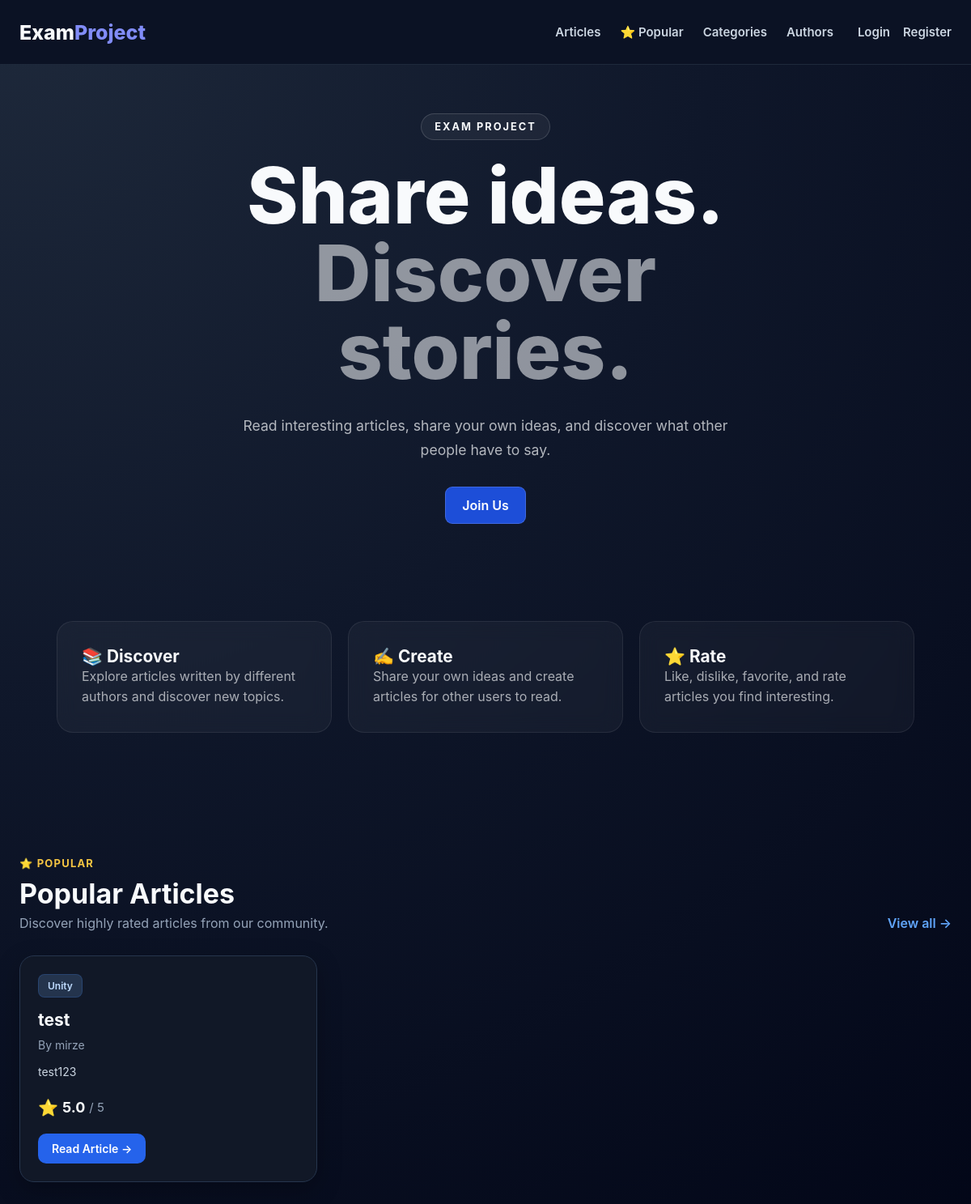
The page / on the database its author committed.
### articles/models.py (models this page shows, shortened)
class Article(models.Model):
    title = models.CharField(
        max_length=200
    )
    image = models.ImageField(
        upload_to="articles/",
        blank=True,
        null=True
    )
    content = models.TextField()
    category = models.ForeignKey(
        Category,
        on_delete=models.SET_NULL,
        null=True,
        related_name="articles"
    )
    author = models.ForeignKey(
        User,
        on_delete=models.CASCADE,
        related_name="articles"
    )
    created_at = models.DateTimeField(
        auto_now_add=True
    )
    updated_at = models.DateTimeField(
        auto_now=True
    )
    status = models.CharField(
        max_length=20,
        choices=[
            ("pending", "Pending"),
            ("published", "Published"),
        ],
        default="pending"
    )
    likes = models.ManyToManyField(
        User,
        related_name="liked_articles",
        blank=True
    )
    dislikes = models.ManyToManyField(
        User,
        related_name="disliked_articles",
        blank=True
    )
    favorites = models.ManyToManyField(
        User,
        related_name="favorite_articles",
        blank=True
    )

class Category(models.Model):
    name = models.CharField(
        max_length=100,
        unique=True
    )

### exam_project/urls.py (the view)
# urls.py: path("", home, name="home"),
def home(request):
    popular_articles = Article.objects.filter(
        status="published"
    ).annotate(
        average_rating=Avg("ratings__value")
    ).filter(
        average_rating__gte=4
    ).select_related(
        "author",
        "category"
    ).prefetch_related(
        "ratings",
        "likes",
        "dislikes",
        "favorites"
    ).order_by(
        "-average_rating",
        "-created_at"
    )[:3]
    return render(request, "home.html", {
        "popular_articles": popular_articles
    })

### templates/home.html (shortened to what this page needs)
{% extends "base.html" %}
{% block content %}
<section class="hero">
    <div class="hero-content">
        <span class="hero-badge">
            EXAM PROJECT
        </span>
        <h1>
            Share ideas.<br>
            <span>Discover stories.</span>
        </h1>
        <p>
            Read interesting articles, share your own ideas,
            and discover what other people have to say.
        </p>
        {% if user.is_authenticated %}
            <a href="{% url 'article_list' %}"
               class="btn btn-secondary">
                Browse Articles
            </a>
        {% else %}
            <a href="{% url 'register' %}"
               class="btn btn-secondary">
                Join Us
            </a>
        {% endif %}
    </div>
</section>
<section class="features">
    <div class="feature-card">
        <h3>📚 Discover</h3>
        <p>
            Explore articles written by different authors
            and discover new topics.
        </p>
    </div>
    <div class="feature-card">
        <h3>✍️ Create</h3>
        <p>
            Share your own ideas and create articles
            for other users to read.
        </p>
    </div>
    <div class="feature-card">
        <h3>⭐ Rate</h3>
        <p>
            Like, dislike, favorite, and rate articles
            you find interesting.
        </p>
    </div>
</section>
<section class="popular-home">
    <div class="popular-home-header">
        <div>
            <span class="popular-label">
                ⭐ POPULAR
            </span>
            <h2>
                Popular Articles
            </h2>
            <p>
                Discover highly rated articles from our community.
            </p>
        </div>
        <a href="{% url 'popular_articles' %}"
           class="popular-view-all">
            View all →
        </a>
    </div>
    {% if popular_articles %}
        <div class="popular-home-grid">
            {% for article in popular_articles %}
                <article class="popular-home-card">
                    <div class="popular-home-content">
                        {% if article.category %}
                            <span class="article-category">
                                {{ article.category.name }}
                            </span>
                        {% endif %}
                        <h3>
                            {{ article.title }}
                        </h3>
                        <p class="popular-home-author">
                            By {{ article.author.username }}
                        </p>
                        <p class="popular-home-preview">
                            {{ article.content|truncatewords:18 }}
                        </p>
                        <div class="popular-home-rating">
                            <span>
                                ⭐
                            </span>
                            <strong>
                                {{ article.average_rating|floatformat:1 }}
                            </strong>
                            <span>
                                / 5
                            </span>
                        </div>
                        <a
                            href="{% url 'article_detail' article.id %}"
                            class="popular-read-button"
                        >
                            Read Article →
                        </a>
                    </div>
                </article>
            {% endfor %}
        </div>
    {% endif %}
</section>
{% endblock %}

### static/css/style.css (style rules this page uses)
* { margin: 0; padding: 0; box-sizing: border-box; }
body { font-family: Inter, -apple-system, BlinkMacSystemFont, "Segoe UI", sans-serif; background: radial-gradient( circle at top left, #1e293b, #0f172a 45%, #020617 ); color: #f8fafc; min-height: 100vh; }
.hero { min-height: 520px; display: flex; align-items: center; justify-content: center; text-align: center; padding: 60px 20px; }
.hero-content { max-width: 800px; }
.hero-badge { display: inline-block; padding: 8px 16px; margin-bottom: 20px; border: 1px solid rgba(255, 255, 255, 0.15); border-radius: 999px; font-size: 0.8rem; font-weight: 700; letter-spacing: 2px; background: rgba(255, 255, 255, 0.05); }
.hero h1 { margin: 0; font-size: clamp(3rem, 8vw, 6rem); line-height: 1; font-weight: 800; }
.hero h1 span { opacity: 0.55; }
.hero p { max-width: 600px; margin: 30px auto; font-size: 1.1rem; line-height: 1.7; opacity: 0.7; }
.btn-secondary { background: rgba(255, 255, 255, 0.08); border: 1px solid rgba(255, 255, 255, 0.15); }
.features { max-width: 1100px; margin: 0 auto; padding: 60px 20px; display: grid; grid-template-columns: repeat(3, 1fr); gap: 20px; }
.feature-card { padding: 30px; border: 1px solid rgba(255, 255, 255, 0.08); border-radius: 20px; background: rgba(255, 255, 255, 0.04); backdrop-filter: blur(12px); }
.feature-card h3 { margin-top: 0; font-size: 1.3rem; }
.feature-card p { line-height: 1.6; opacity: 0.65; }
.article-category { background: #1e3a8a; color: #bfdbfe; padding: 5px 10px; border-radius: 6px; }
.btn.btn-secondary { display: inline-block; text-decoration: none; background: #1d4ed8; color: #ffffff; padding: 12px 20px; border-radius: 9px; font-weight: 600; transition: 0.2s ease; }
.article-category { display: inline-block; padding: 5px 10px; background: #334155; color: #cbd5e1; border-radius: 6px; font-size: 13px; font-weight: 600; }
.popular-home { max-width: 1200px; margin: 90px auto; padding: 0 24px; }
.popular-home-header { display: flex; justify-content: space-between; align-items: flex-end; margin-bottom: 30px; }
.popular-label { display: inline-flex; align-items: center; gap: 6px; color: #f5c542; font-size: 13px; font-weight: 700; letter-spacing: 1.2px; }
.popular-home-header h2 { margin: 8px 0 6px; color: #f8fafc; font-size: 34px; font-weight: 700; }
.popular-home-header p { margin: 0; color: #94a3b8; font-size: 16px; }
.popular-view-all { color: #60a5fa; font-weight: 600; text-decoration: none; transition: color 0.2s ease, transform 0.2s ease; }
.popular-home-grid { display: grid; grid-template-columns: repeat(3, 1fr); gap: 24px; }
.popular-home-card { overflow: hidden; background: #111827; border: 1px solid #26354d; border-radius: 18px; box-shadow: 0 10px 30px rgba(0, 0, 0, 0.25); transition: transform 0.25s ease, border-color 0.25s ease, box-shadow 0.25s ease; }
.popular-home-content { padding: 22px; }
.popular-home-content .article-category { display: inline-block; padding: 6px 11px; background: #24344d; color: #bfdbfe; border-radius: 8px; font-size: 12px; font-weight: 600; }
.popular-home-content h3 { margin: 14px 0 8px; color: #f8fafc; font-size: 21px; line-height: 1.35; }
.popular-home-author { margin: 0 0 14px; color: #94a3b8; font-size: 14px; }
.popular-home-preview { margin: 0 0 20px; color: #cbd5e1; font-size: 14px; line-height: 1.6; }
.popular-home-rating { display: flex; align-items: center; gap: 5px; margin-bottom: 20px; color: #94a3b8; font-size: 15px; }
.popular-home-rating span:first-child { color: #f5c542; font-size: 20px; }
.popular-home-rating strong { color: #f8fafc; font-size: 18px; }
.popular-read-button { display: inline-flex; align-items: center; gap: 6px; padding: 10px 17px; background: #2563eb; color: #ffffff; border-radius: 10px; font-size: 14px; font-weight: 600; text-decoration: none; transition: background 0.2s ease, transform 0.2s ease; }
.article-category { color: #60a5fa; background: rgba(37, 99, 235, 0.12); border: 1px solid rgba(59, 130, 246, 0.2); padding: 6px 10px; border-radius: 7px; text-decoration: none; font-weight: 600; }

### rows shown on the page
Article: category.name "Unity", title "test", author.username "mirze", content "test123", average_rating "5.0"
